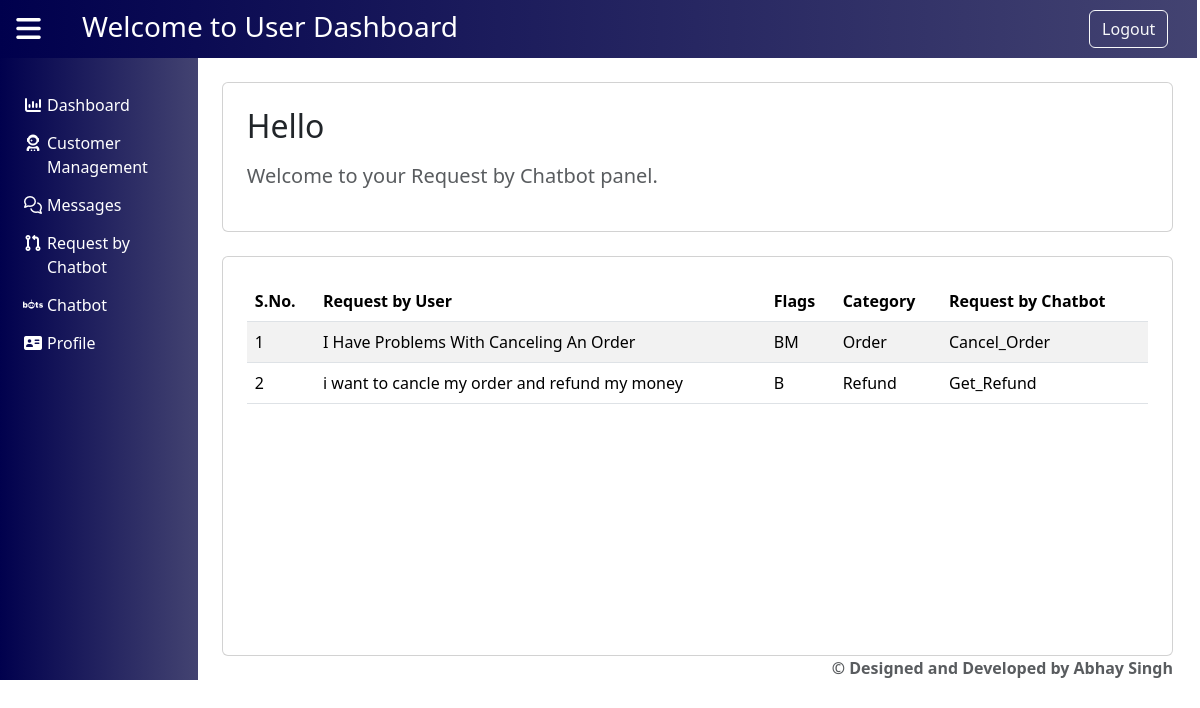
The page /users/request_by_chatbot/ on the database its author committed.
### Customer/models.py (models this page shows, shortened)
class ChatMessage(models.Model):
    Role = models.CharField(max_length=20)
    Email = models.CharField(max_length=100)
    Flags = models.CharField(max_length=10)
    Utterance = models.TextField()
    Category = models.CharField(max_length=10)
    Intent = models.CharField(max_length=10)

### User/views.py (the view)
# urls.py: path('request_by_chatbot/',views.request_by_chatbot,name='request_by_chatbot'),
def request_by_chatbot(request):
    messages = ChatMessage.objects.filter(Role='customer')
    return render(request,'user_request_by_chatbot.html', {'messages': messages})

### User/templates/user_request_by_chatbot.html
{% extends 'user_base.html' %}
{% load static %}
{% block user %}
    {% include 'request_by_chatbot.html' %}
{% endblock %}

### templates/request_by_chatbot.html
<div class="container mt-4">
        <div class="card border-1 p-4">
            <h2 class="mb-3">Hello {{ user.Name }}</h2>
            <p class="fs-5 text-muted">
                Welcome to your Request by Chatbot panel.
            </p>
        </div>
        <div class="card mt-4 border-1 p-4" style="height: 400px; overflow-y: auto; scrollbar-width: none;">
            <table class="table table-striped">
                <thead>
                    <tr>
                        <th scope="col">S.No.</th>
                        <th scope="col">Request by User</th>
                        <th scope="col">Flags</th>
                        <th scope="col">Category</th>
                        <th scope="col">Request by Chatbot</th>
                    </tr>
                </thead>
                <tbody>
                    {% for mes in messages %}
                    <tr>
                        <td>{{ forloop.counter }}</td>
                        <td>{{ mes.Utterance }}</td>
                        <td>{{ mes.Flags }}</td>
                        <td>{{ mes.Category }}</td>
                        <td>{{ mes.Intent }}</td>
                    </tr>
                    {% endfor %}
                </tbody>
            </table>
        </div>
    </div>

### rows shown on the page
ChatMessage: Utterance "I Have Problems With Canceling An Order", Flags "BM", Category "Order", Intent "Cancel_Order"
ChatMessage: Utterance "i want to cancle my order and refund my money", Flags "B", Category "Refund", Intent "Get_Refund"
